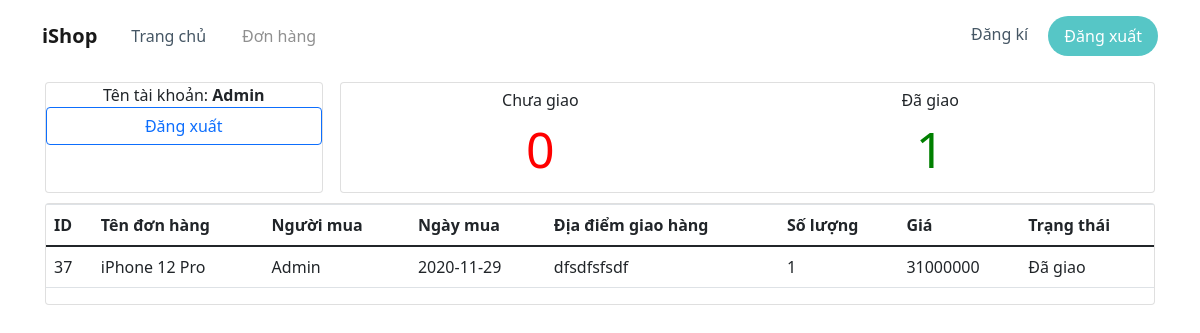
The page /order.php (signed in) on the database its author committed.
### tables this page shows
CREATE TABLE `TBL_ORDER` (
  `id` int NOT NULL AUTO_INCREMENT,
  `item_id` int DEFAULT NULL,
  `user_id` int DEFAULT NULL,
  `count` int DEFAULT NULL,
  `address` varchar(255) DEFAULT NULL,
  `date` date DEFAULT NULL,
  `status` int DEFAULT NULL,
  PRIMARY KEY (`id`),
  KEY `item_id` (`item_id`),
  KEY `user_id` (`user_id`),
  CONSTRAINT `tbl_order_ibfk_1` FOREIGN KEY (`item_id`) REFERENCES `TBL_ITEM` (`id`),
  CONSTRAINT `tbl_order_ibfk_2` FOREIGN KEY (`user_id`) REFERENCES `TBL_USER` (`id`)
);

CREATE TABLE `TBL_ITEM` (
  `id` int NOT NULL,
  `name` varchar(255) DEFAULT NULL,
  `price` decimal(10,2) DEFAULT NULL,
  `thumnail` varchar(255) DEFAULT NULL,
  PRIMARY KEY (`id`)
);

### order.php (the view, shortened to what this page needs)
<?php
$db_server = "127.0.0.1";
$db_username = "root";
$db_password = "kmrdeveloper315";
$db_name = "quanlidonhang";
$con = new mysqli($db_server, $db_username, $db_password, $db_name);
$user =  $_SESSION['user'];
$sql = "SELECT DISTINCT TBL_ORDER.id, TBL_ORDER.count, TBL_ORDER.status, TBL_ITEM.name, TBL_ORDER.date, TBL_USER.name as n, TBL_ITEM.price, TBL_ORDER.count, TBL_ORDER.address from TBL_ORDER, TBL_ITEM, TBL_USER WHERE TBL_ITEM.id=TBL_ORDER.item_id AND TBL_ORDER.user_id={$user->id} AND TBL_ORDER.user_id=TBL_USER.id ORDER BY TBL_ORDER.date";
$result = $con->query($sql);
$sql_is_shipped = "SELECT * FROM TBL_ORDER WHERE status=1 AND user_id={$user->id}";
$sql_is_not_shipped = "SELECT * FROM TBL_ORDER WHERE status=0 AND user_id={$user->id}";
$shipped = mysqli_num_rows($con->query($sql_is_shipped));
$not_shipped = mysqli_num_rows($con->query($sql_is_not_shipped));
?>
<!DOCTYPE html>
<html>
<head>
    <link rel="stylesheet" href="assets/bootstrap/css/bootstrap.min.css">
    <link rel="stylesheet" href="resources/fontawesome/css/all.css">
    <link rel="stylesheet" href="assets/fonts/ionicons.min.css">
    <link rel="stylesheet" href="assets/css/Article-List.css">
    <link rel="stylesheet" href="assets/css/Login-Form-Clean.css">
    <link rel="stylesheet" href="assets/css/Navigation-Clean.css">
    <link rel="stylesheet" href="assets/css/Navigation-with-Button.css">
    <link rel="stylesheet" href="assets/css/Navigation-with-Search.css">
    <link rel="stylesheet" href="assets/css/styles.css">
    <link href="./resources/bootstrap/css/bootstrap.min.css" rel="stylesheet" type="text/css" />
    <link href="./resources/fontawesome/css/all.css" rel="stylesheet" type="text/css" />
    <link href="./css/float.css" rel="stylesheet" type="text/css" />
</head>
<body>
    <nav class="navbar navbar-light navbar-expand-md navigation-clean-button">
        <div class="container"><a class="navbar-brand" href="index.php">iShop</a>
            <div class="collapse navbar-collapse" id="navcol-1">
                <ul class="nav navbar-nav mr-auto">
                    <li class="nav-item"><a class="nav-link" href="index.php">Trang chủ</a></li>
                    <li class="nav-item"><a class="nav-link active" href="order.php">Đơn hàng</a></li>
                </ul><span class="navbar-text actions"> <a class="login" href="">Đăng kí</a>
                    <?php
                    if ($user != null) {
                        echo "<a class=\"btn btn-light action-button\" role=\"button\" href=\"signout.php\">Đăng xuất</a></span></div>";
                    } else {
                        echo "<a class=\"btn btn-light action-button\" role=\"button\" href=\"signin.php\">Đăng nhập</a></span></div>";
                    }
                    ?>
            </div>
    </nav>
    <div class="container" style="margin-top: 10px;">
        <div class="col">
            <div class="row">
                <div class="col col-lg-3 card">
                    <div class="text-center">Tên tài khoản: <strong><?= $user->name ?></strong></div>
                    <div class="row">
                        <button type="button" class="btn btn-outline-primary" onclick="sign_out()">Đăng xuất</button>
                    </div>
                </div>
                <div class="col">
                    <div class="card row" style="padding: 5px; margin-left: 5px">
                        <div class="row text-center">
                        <div class="col">
                            <div>Chưa giao</div>
                            <div style="color: red; font-size: 50px;"><?= $not_shipped?></div>
                        </div>
                        <div class="col">
                            <div>Đã giao</div>
                            <div style="color: green; font-size: 50px;"><?= $shipped?></div>
                        </div>
                        </div>
                    </div>
                </div>
            </div>
            <div class="row card" style="margin-top: 10px;">
                <table class="table">
                    <thead>
                        <tr>
                            <th scope="col">ID</th>
                            <th scope="col">Tên đơn hàng</th>
                            <th scope="col">Người mua</th>
                            <th scope="col">Ngày mua</th>
                            <th scope="col">Địa điểm giao hàng</th>
                            <th scope="col">Số lượng</th>
                            <th scope="col">Giá</th>
                            <th scope="col">Trạng thái</th>
                        </tr>
                    </thead>
                    <tbody id="table-item">
                        <?php
                        while ($row = mysqli_fetch_assoc($result)) {
                            $price = $row['price'] * $row['count'];
                            $status = "Chưa giao";
                            if ($row['status'] == 0) $status = "Chưa giao";
                            else $status = "Đã giao";
                            echo "<tr><td>" . $row['id'] . "</td><td>" . $row['name'] . "</td><td>" . $row['n'] . "</td><td>". $row['date'] . "</td><td>" . $row['address'] . "</td><td>".$row['count']."</td><td>" . $price ."</td><td>".$status."</td></tr>";
                        }
                        ?>
                    </tbody>
                </table>
            </div>
        </div>
    </div>
</body>
</html>

### assets/css/Navigation-with-Button.css (style rules this page uses)
.navigation-clean-button { background: #fff; padding-top: .75rem; padding-bottom: .75rem; color: #333; border-radius: 0; box-shadow: none; border: none; margin-bottom: 0; }
@media (min-width:768px) { .navigation-clean-button { padding-top: 1rem; padding-bottom: 1rem; } }
.navigation-clean-button .navbar-brand { font-weight: bold; color: inherit; }
.navigation-clean-button .navbar-collapse, .navigation-clean-button .form-inline { border-top-color: #ddd; }
.navigation-clean-button .navbar-nav a.active, .navigation-clean-button .navbar-nav > .show > a { background: none; box-shadow: none; }
.navigation-clean-button.navbar-light .navbar-nav a.active, .navigation-clean-button.navbar-light .navbar-nav a.active:focus, .navigation-clean-button.navbar-light .navbar-nav a.active:hover { color: #8f8f8f; box-shadow: none; background: none; pointer-events: none; }
.navigation-clean-button.navbar .navbar-nav .nav-link { padding-left: 18px; padding-right: 18px; }
.navigation-clean-button.navbar-light .navbar-nav .nav-link { color: #465765; }
.navigation-clean-button .actions .login { margin-right: 1rem; text-decoration: none; color: #465765; }
.navigation-clean-button .navbar-text .action-button, .navigation-clean-button .navbar-text .action-button:active, .navigation-clean-button .navbar-text .action-button:hover { background: #56c6c6; border-radius: 20px; font-size: inherit; color: #fff; box-shadow: none; border: none; text-shadow: none; padding: .5rem 1rem; transition: background-color 0.25s; font-size: inherit; }

### rows shown on the page
tbl_order: id "37", item.name "iPhone 12 Pro", n "Admin", date "2020-11-29", address "dfsdfsfsdf", count "1", price "31000000", status "Đã giao"

### other values the page prints
$user->name "Admin"
$not_shipped "0"
$shipped "1"
